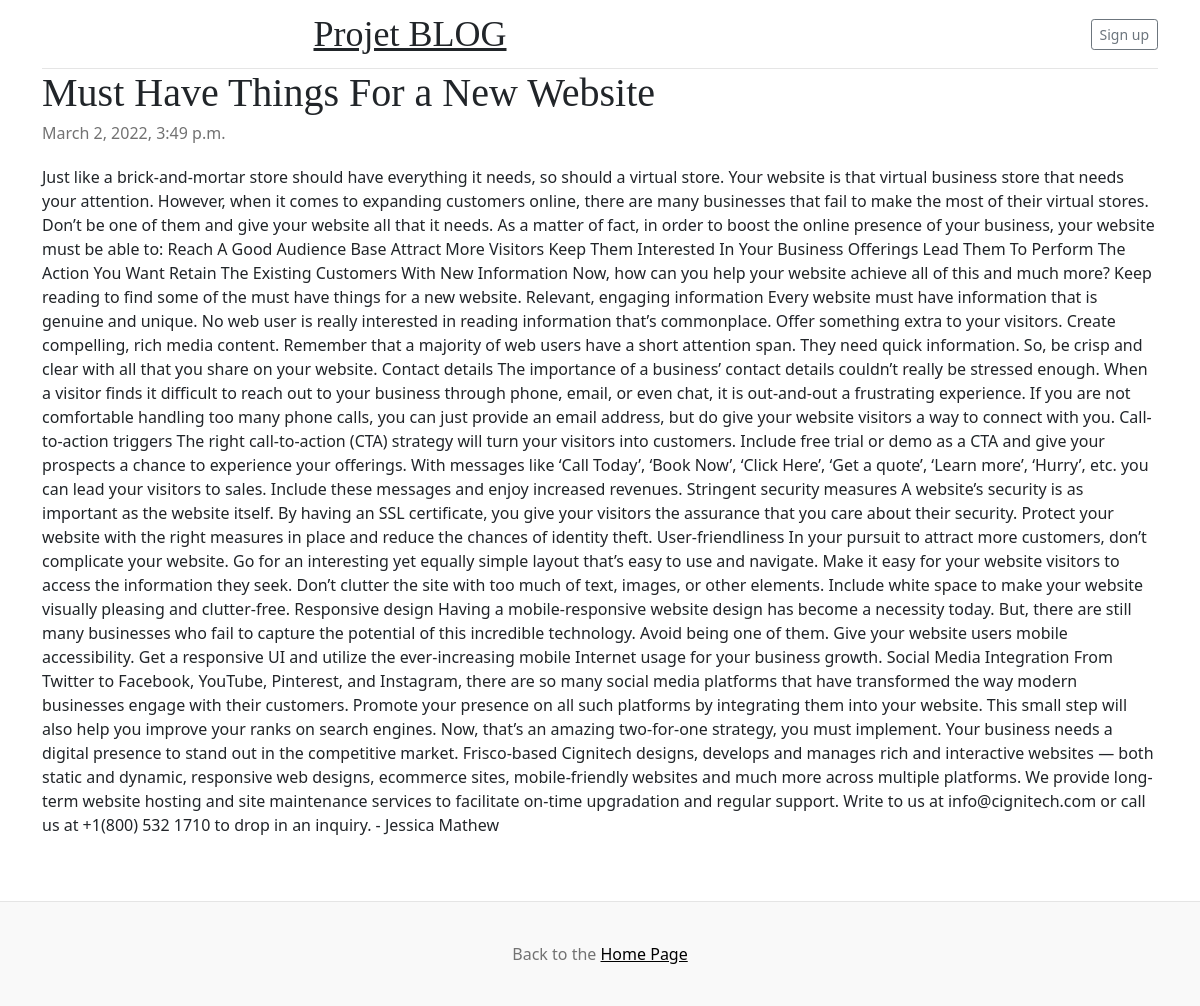
Screenshot of /post/3 with the database file from the repository.
### posts/models.py (models this page shows)
class Post(models.Model):
    title = models.CharField(max_length=100)
    body = models.CharField(max_length=1000000)
    created_at = models.DateTimeField(default=datetime.now, blank=True)

### posts/views.py (the view)
# urls.py: path('post/<str:pk>', views.post, name='post'),
def post(request, pk):
    posts = Post.objects.get(id=pk)
    return render(request, 'post.html', {'posts': posts})

### templates/post.html (shortened to what this page needs)
{% load static %}
<!doctype html>
<html lang="en">
<head>
    <link href="https://cdn.jsdelivr.net/npm/bootstrap@5.1.3/dist/css/bootstrap.min.css" rel="stylesheet"
>
    <link href="{% static 'blog.css' %}" rel="stylesheet">
</head>
<body style="background-image: url('https://mdbcdn.b-cdn.net/img/Photos/new-templates/search-box/img4.webp');">
    <div class="container" style="background-color: white; border-radius: 10px;">
        <header class="blog-header py-3">
            <div class="row flex-nowrap justify-content-between align-items-center">
                <div class="col-8 text-center">
                    <a class="blog-header-logo text-dark" href="#">Projet BLOG</a>
                </div>
                <div class="col-4 d-flex justify-content-end align-items-center">
                    {% if user.is_authenticated %}
                    <a class="btn btn-sm btn-outline-secondary" href="logout">Logout</a>
                    {% else %}
                    <a class="btn btn-sm btn-outline-secondary" href="login">Sign up</a>
                    {% endif %}
                </div>
            </div>
        </header>
        <div class="row g-5">
            <div class="col-md-12">
                <article class="blog-post">
                    <h2 class="blog-post-title">{{posts.title}}</h2>
                    <p class="blog-post-meta">{{posts.created_at}}</p>
                    <p>{{posts.body}}</p>
                </article>
            </div>
        </div>
    </div>
    <footer class="blog-footer">
        <p>Back to the <a href="/" style="color: black;">Home Page</a></p>
    </footer>
</body>
</html>

### static/blog.css (style rules this page uses)
.blog-header { line-height: 1; border-bottom: 1px solid #e5e5e5; }
.blog-header-logo { font-family: "Playfair Display", Georgia, "Times New Roman", serif; font-size: 2.25rem; }
h1, h2, h3, h4, h5, h6 { font-family: "Playfair Display", Georgia, "Times New Roman", serif; }
.blog-post { margin-bottom: 4rem; }
.blog-post-title { margin-bottom: .25rem; font-size: 2.5rem; }
.blog-post-meta { margin-bottom: 1.25rem; color: #727272; }
.blog-footer { padding: 2.5rem 0; color: #727272; text-align: center; background-color: #f9f9f9; border-top: .05rem solid #e5e5e5; }
.blog-footer p:last-child { margin-bottom: 0; }

### rows the page displays
Post: title "Must Have Things For a New Website", created_at "March 2, 2022, 3:49 p.m.", body "Just like a brick-and-mortar store should have everything it needs, so should a virtual store. Your website is that virtual business store that needs your attention. However, when it comes to expanding customers online, there are many businesses that fail to make the most of their virtual stores. Don’t be one of them and give your website all that it needs. As a matter of fact, in order to boost the online presence of your business, your website must be able to: Reach A Good Audience Base Attract More Visitors Keep Them Interested In Your Business Offerings Lead Them To Perform The Action You Want Retain The Existing Customers With New Information Now, how can you help your website achieve…"
